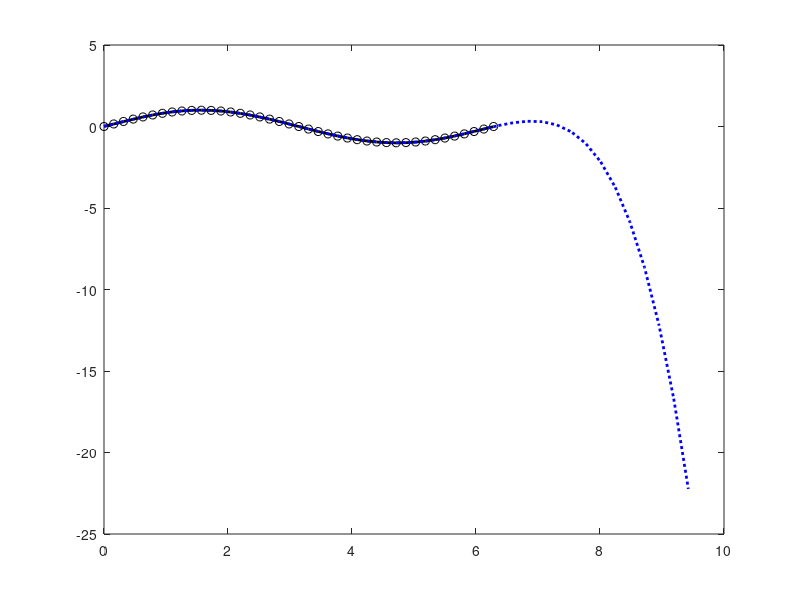

Here is the MATLAB script that generated this plot:
clear all;
close all;
clc;

%% DISCRETE SIGNAL REPRESENTATION
% number of points
N = 41;
% discrete time
td = linspace(0, 2*pi, N);
% the discrete function
fd = sin(td);

% sampling frequency
timestep = td(2)-td(1);
fs = 1/(timestep);

disp(['the sampling frequency is:    ' num2str(fs)])

%% POLYNOMIAL RECONSTRUCTION
poly_coeff = polyfit(td,fd,5);
fd_poly = polyval(poly_coeff,td);

% extended discrete time
td_ext = linspace(0, 3*pi, N);
fd_poly_ext = polyval(poly_coeff,td_ext);

%% PLOTTING
% plot solution
figure(1)
plot(td,fd,'ok')
hold on
plot(td,fd_poly,'-k','LineWidth',2)
plot(td_ext,fd_poly_ext,'b:','LineWidth',2)
